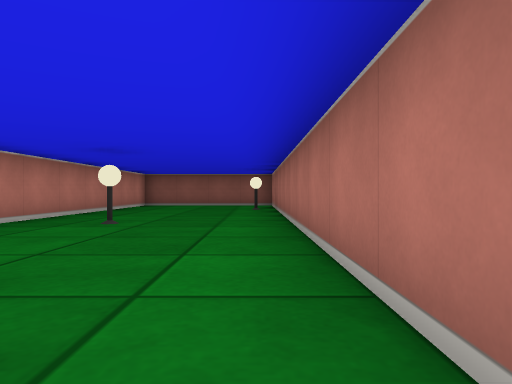
[1] (above)

12 first-person views from a walk through a cub3D level. The camera is about half as high as the walls, looks level and sees 70° across. The floor is counted in squares. Each view is taken from the middle of a square. On the plan, view 1 faces up. The plan holds only what a view shows up to about 9 squares ahead; the rest is blank.

[2]
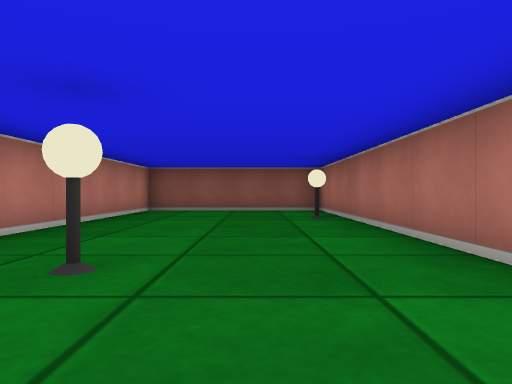

[3]
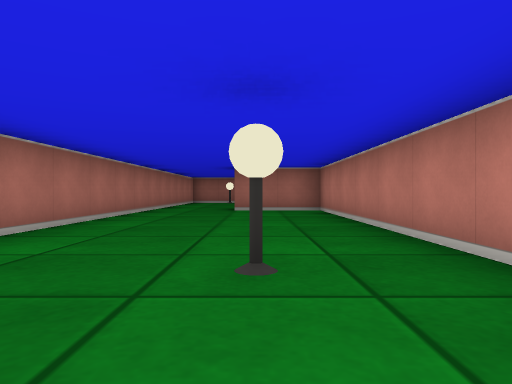

[4]
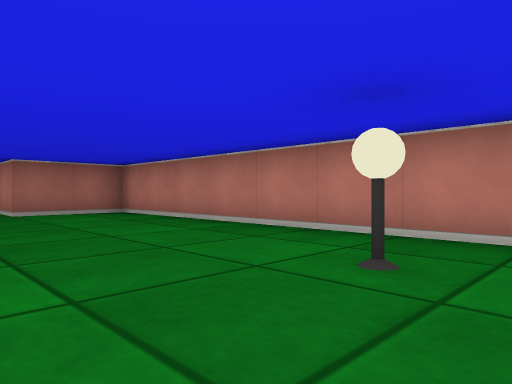

[5]
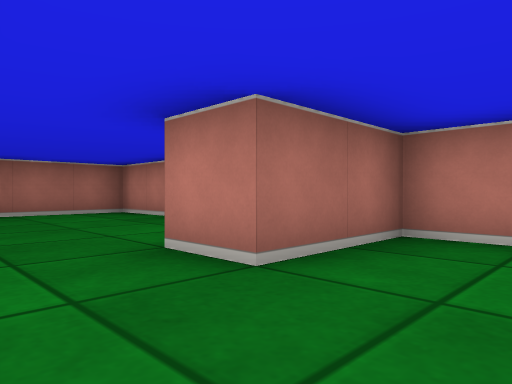

[6]
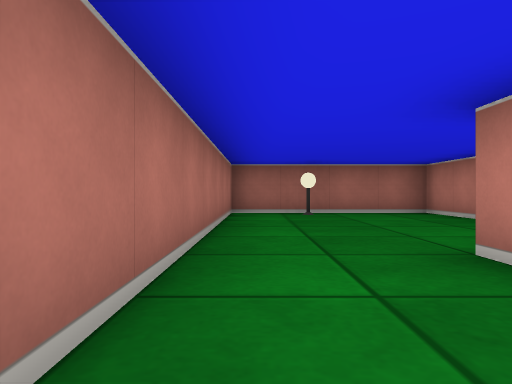

[7]
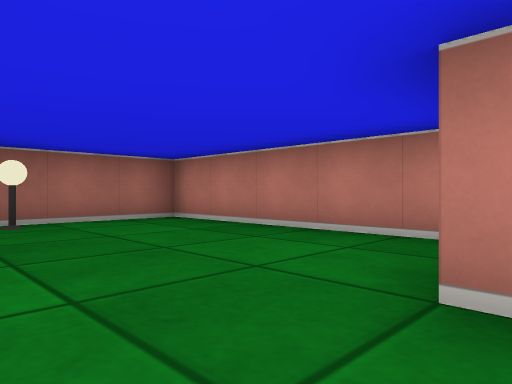

[8]
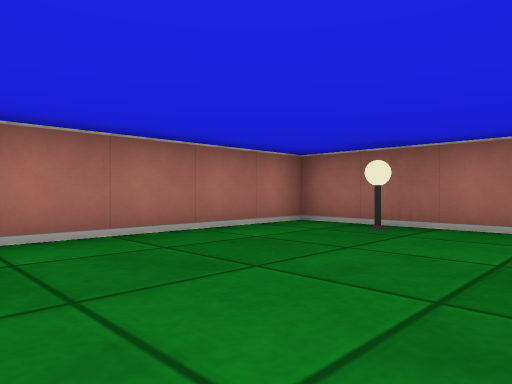

[9]
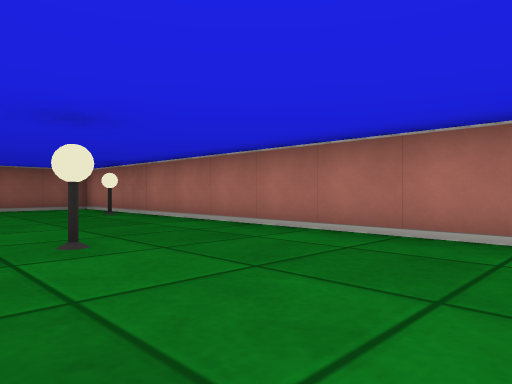

[10]
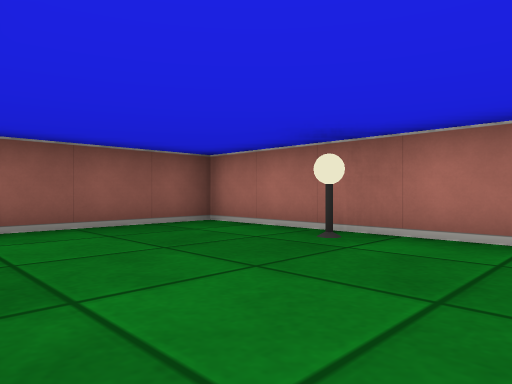

[11]
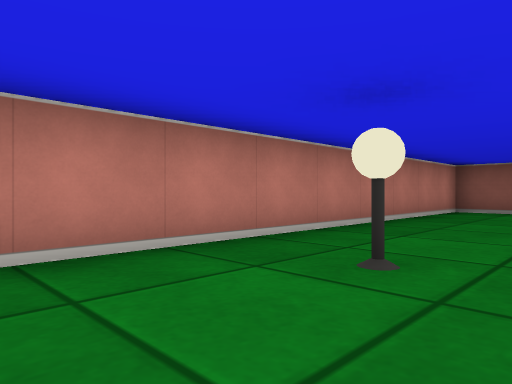

[12]
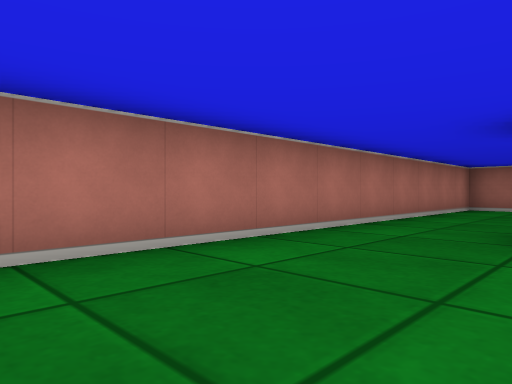

### Floor plan
Ten units are one square. View 1 is at (0, 0); x grows to the right and y downward. Boxes are objects, and circles mark ways between rooms. Rooms are numbered by the first view taken in them; rooms with no view inside come last. Other rooms are left out.
<svg viewBox="-40 -120 50 200">
<path fill="none" stroke="#000" d="M5 15 5 -115 -35 -115 -35 15 -15 15M-35 31 -35 75 5 75 5 15M-15 15 -15 25"/>
<rect x="-25" y="-55" width="10" height="10" fill="#bbb"><title>lamp</title></rect>
<rect x="-5" y="-95" width="10" height="10" fill="#bbb"><title>lamp</title></rect>
<rect x="-15" y="65" width="10" height="10" fill="#bbb"><title>lamp</title></rect>
<circle cx="-5" cy="20" r="3" fill="#2a7"/>
<text x="-20" y="-50">1</text>
<text x="-10" y="50">2</text>
</svg>
Room 1 opens to room 2.

Where each view was taken, in squares from view 1:
view 1: 0 up, 0 right, facing up
view 2: 3 up, 1 left, facing up
view 3: 7 up, 2 left, facing down
view 4: 6 up, 0 right, facing down-left
view 5: 0 up, 0 right, facing down-left
view 6: 0 up, 0 right, facing down
view 7: 2 down, 0 right, facing down-left
view 8: 3 down, 3 left, facing down-right
view 9: 2 up, 3 left, facing up-right
view 10: 7 up, 3 left, facing up-right
view 11: 3 up, 1 left, facing up-left
view 12: 2 up, 2 left, facing down-right
